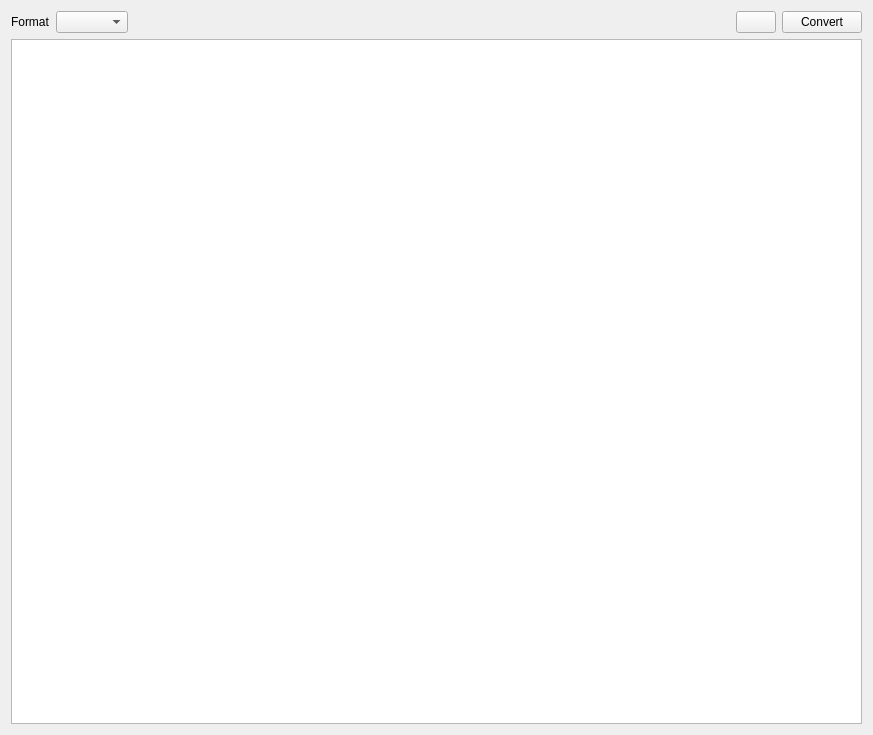
<?xml version="1.0" encoding="UTF-8"?>
<ui version="4.0">
 <class>ImageFormatConverterWidget</class>
 <widget class="QWidget" name="ImageFormatConverterWidget">
  <property name="geometry">
   <rect>
    <x>0</x>
    <y>0</y>
    <width>873</width>
    <height>735</height>
   </rect>
  </property>
  <property name="windowTitle">
   <string>Form</string>
  </property>
  <property name="locale">
   <locale language="English" country="UnitedStates"/>
  </property>
  <layout class="QVBoxLayout" name="verticalLayout">
   <item>
    <layout class="QHBoxLayout" name="horizontalLayout">
     <item>
      <widget class="QLabel" name="label">
       <property name="text">
        <string>Format</string>
       </property>
      </widget>
     </item>
     <item>
      <widget class="QComboBox" name="comboBox"/>
     </item>
     <item>
      <spacer name="horizontalSpacer">
       <property name="orientation">
        <enum>Qt::Orientation::Horizontal</enum>
       </property>
       <property name="sizeHint" stdset="0">
        <size>
         <width>40</width>
         <height>20</height>
        </size>
       </property>
      </spacer>
     </item>
     <item>
      <widget class="QPushButton" name="openButton">
       <property name="toolTip">
        <string>Open</string>
       </property>
       <property name="text">
        <string/>
       </property>
       <property name="icon">
        <iconset theme="QIcon::ThemeIcon::DocumentOpen"/>
       </property>
      </widget>
     </item>
     <item>
      <widget class="QPushButton" name="convertButton">
       <property name="toolTip">
        <string>Convert</string>
       </property>
       <property name="text">
        <string>Convert</string>
       </property>
      </widget>
     </item>
    </layout>
   </item>
   <item>
    <widget class="ImageView" name="graphicsView"/>
   </item>
  </layout>
 </widget>
 <customwidgets>
  <customwidget>
   <class>ImageView</class>
   <extends>QGraphicsView</extends>
   <header>imageview.h</header>
  </customwidget>
 </customwidgets>
 <resources/>
 <connections/>
</ui>
